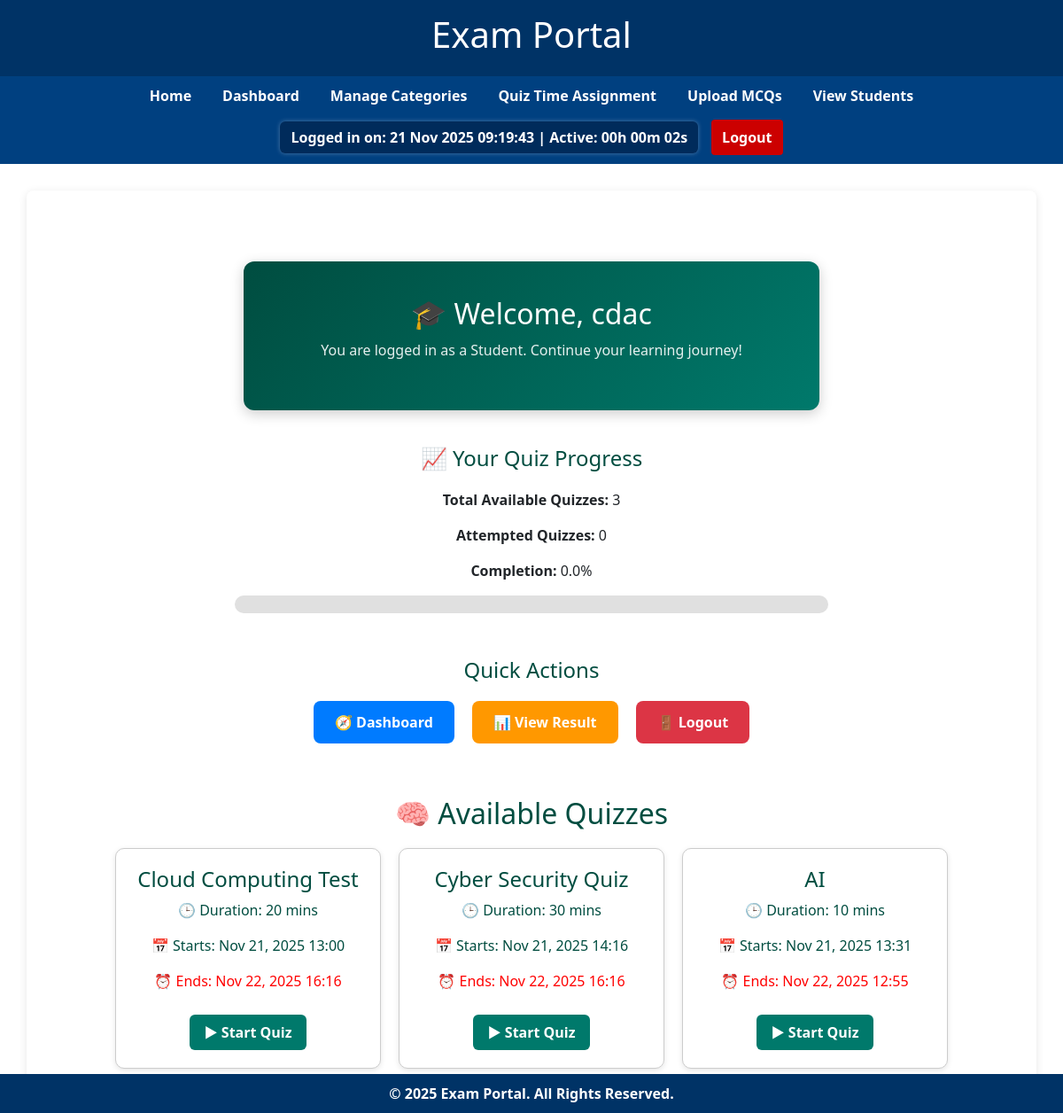
/student_dashboard/ (signed in), run on the app's committed database.
### mcq/models.py (models this page shows, shortened)
class Quiz(models.Model):
    category = models.ForeignKey(Category, on_delete=models.CASCADE)
    quiz_title = models.CharField(max_length=255)
    created_by = models.ForeignKey(User, on_delete=models.CASCADE)
    start_time = models.DateTimeField(null=True, blank=True)
    end_time = models.DateTimeField(null=True, blank=True)
    duration = models.IntegerField(help_text="Enter duration in minutes", null=True, blank=True)
    active = models.BooleanField(default=True)
    upload_file = models.FileField(upload_to="mcq_uploads/", null=True, blank=True)
    created_by = models.ForeignKey(User, on_delete=models.CASCADE)  # <— this is required

### mcq/views.py (the view)
# urls.py: path('student_dashboard/', views.student_dashboard, name='student_dashboard'),
@login_required
def student_dashboard(request):
    quizzes = Quiz.objects.filter(active=True)
    total_quizzes = quizzes.count()
    attempted_quizzes = StudentAnswer.objects.filter(student=request.user).values_list('question__quiz', flat=True).distinct().count()
    if total_quizzes > 0:
        progress = round((attempted_quizzes / total_quizzes) * 100, 2)
    else:
        progress = 0
    latest_quiz = quizzes.last()
    return render(request, 'mcq/student_dashboard.html', {
        'quizzes': quizzes,
        'total_quizzes': total_quizzes,
        'attempted_quizzes': attempted_quizzes,
        'progress': progress,
        'quiz': latest_quiz,
    })

### mcq/templates/mcq/student_dashboard.html (shortened to what this page needs)
{% extends "base.html" %}
{% block content %}
<div style="text-align:center; margin-top:60px;">
    <div style="
        background: linear-gradient(135deg, #004d40, #00796b);
        color: white;
        border-radius: 12px;
        box-shadow: 0 4px 15px rgba(0,0,0,0.2);
        max-width: 650px;
        margin: 0 auto;
        padding: 40px 20px;
        text-align: center;
    ">
        <h1 style="font-size: 32px; margin-bottom: 10px;">🎓 Welcome, {{ user.username }}</h1>
        <p style="font-size: 16px; opacity: 0.9;">You are logged in as a Student. Continue your learning journey!</p>
    </div>
    <div style="margin-top: 40px;">
        <h2 style="color:#004d40; font-size:24px;">📈 Your Quiz Progress</h2>
        <div style="margin-top:20px;">
            <p><strong>Total Available Quizzes:</strong> {{ total_quizzes }}</p>
            <p><strong>Attempted Quizzes:</strong> {{ attempted_quizzes }}</p>
            <p><strong>Completion:</strong> {{ progress }}%</p>
            <div style="
                width: 60%;
                height: 20px;
                background-color: #e0e0e0;
                border-radius: 10px;
                margin: 10px auto;
                overflow: hidden;
            ">
            </div>
        </div>
    </div>
    <div style="margin-top: 50px;">
        <h2 style="color:#004d40; font-size:24px;">Quick Actions</h2>
        <div style="
            display: flex;
            justify-content: center;
            flex-wrap: wrap;
            gap: 20px;
            margin-top: 20px;
        ">
            <a href="{% url 'student_dashboard' %}"
               style="background:#007bff; color:white; padding:12px 24px; border-radius:8px; text-decoration:none; font-weight:bold;">
               🧭 Dashboard
            </a>
            <a href="{% url 'view_results' %}" style="background:#ff9800; color:white; padding:12px 24px; border-radius:8px; text-decoration:none; font-weight:bold;">📊 View Result
            </a>
            <a href="/logout/"
               style="background:#dc3545; color:white; padding:12px 24px; border-radius:8px; text-decoration:none; font-weight:bold;">
               🚪 Logout
            </a>
        </div>
    </div>
    <div id="quizzes" style="margin-top:60px;">
        <h2 style="color:#004d40;">🧠 Available Quizzes</h2>
        {% if quizzes %}
            <div style="display:flex; flex-wrap:wrap; justify-content:center; gap:20px; margin-top:20px;">
                {% for quiz in quizzes %}
                <div style="
                    border: 1px solid #ccc;
                    border-radius: 10px;
                    padding: 20px;
                    width: 300px;
                    box-shadow: 0 2px 6px rgba(0,0,0,0.1);
                    background: white;
                    text-align: left;
                ">
                    <div style="text-align:center; color:#004d40;">
                        <h4 style="color:#004d40; text-align:center;">{{ quiz.quiz_title }}</h4>
                        <p>🕒 Duration: {{ quiz.duration }} mins</p>
                        <p>📅 Starts: {{ quiz.start_time|date:"M d, Y H:i" }}</p>
                        <p style="color:red;">⏰ Ends: {{ quiz.end_time|date:"M d, Y H:i" }}</p>
                        <a href="{% url 'start_quiz' quiz.id %}"
                        style="display:inline-block; margin-top:10px; background:#00796b; color:white; padding:8px 16px; border-radius:6px; text-decoration:none; font-weight:bold;">
                        ▶ Start Quiz
                        </a>
                    </div>
                </div>
                {% endfor %}
            </div>
        {% else %}
            <p style="margin-top:20px;">No active quizzes available right now.</p>
        {% endif %}
    </div>
</div>
{% endblock %}

### mcq/templates/base.html (style rules this page uses)
body { font-family: Arial, sans-serif; background-color: #f2f4f8; margin: 0; padding: 0; }

### data on the page
Quiz: quiz_title "Cloud Computing Test", duration "20", start_time "Nov 21, 2025 13:00", end_time "Nov 22, 2025 16:16"
Quiz: quiz_title "Cyber Security Quiz", duration "30", start_time "Nov 21, 2025 14:16", end_time "Nov 22, 2025 16:16"
Quiz: quiz_title "AI", duration "10", start_time "Nov 21, 2025 13:31", end_time "Nov 22, 2025 12:55"

### other printed values
{{ user.username }} "cdac"
{{ total_quizzes }} "3"
{{ attempted_quizzes }} "0"
{{ progress }} "0.0"
